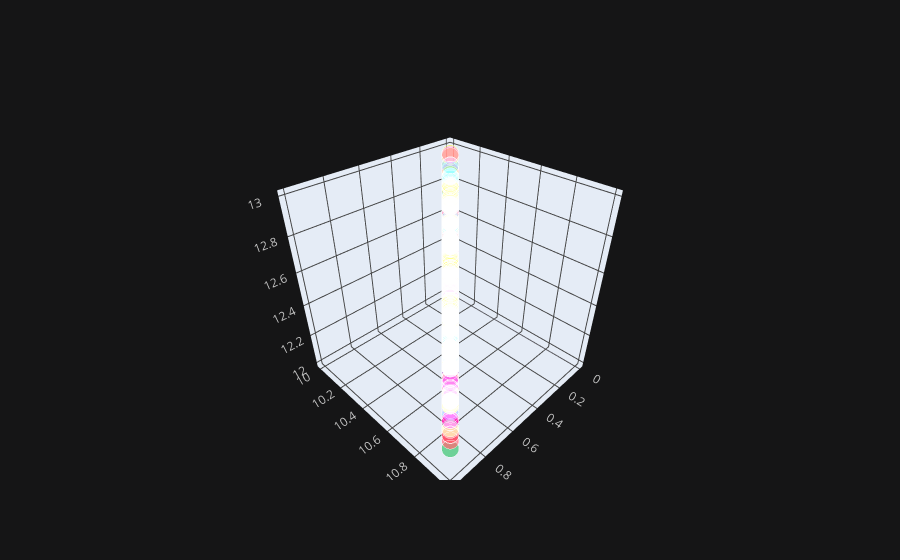

The code cell stored with this chart in its notebook:
### Code cell
df.iplot(x = 'a', y = 'a1', z= 'b1', kind = 'scatter3d')

### Figure 1 — Plotly figure (JSON) as saved in the notebook; plotly's stock layout.template omitted (floating-point values rounded to 4 significant figures; data arrays with more than 128 entries replaced by an {"elided": "..."} marker saying what was removed)
{"data": [{"marker": {"color": {"elided": "300 str values"}, "opacity": 0.8, "size": {"elided": "300 int values"}, "symbol": "circle"}, "mode": "markers", "text": {"elided": "300 str values"}, "type": "scatter3d", "x": {"elided": "300 float values"}, "y": {"elided": "300 float values"}, "z": {"elided": "300 float values"}}], "layout": {"legend": {"bgcolor": "#151516", "font": {"color": "#D9D9D9"}}, "paper_bgcolor": "#151516", "plot_bgcolor": "#151516", "scene": {"xaxis": {"gridcolor": "#434343", "showgrid": true, "tickfont": {"color": "#C2C2C2"}, "title": {"font": {"color": "#D9D9D9"}, "text": ""}, "zerolinecolor": "#666570"}, "yaxis": {"gridcolor": "#434343", "showgrid": true, "tickfont": {"color": "#C2C2C2"}, "title": {"font": {"color": "#D9D9D9"}, "text": ""}, "zerolinecolor": "#666570"}, "zaxis": {"gridcolor": "#434343", "showgrid": true, "tickfont": {"color": "#C2C2C2"}, "title": {"font": {"color": "#D9D9D9"}, "text": ""}, "zerolinecolor": "#666570"}}, "title": {"font": {"color": "#D9D9D9"}}}}
